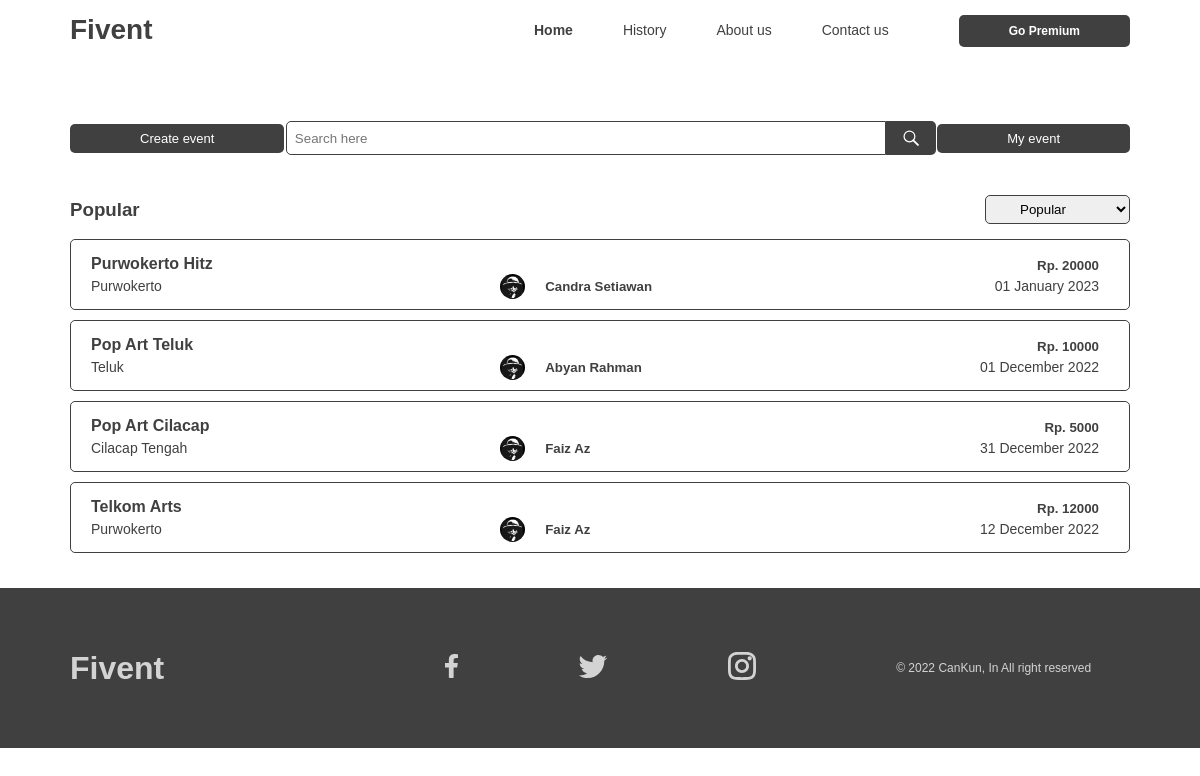
The app's page /after-LR/after-login.php with its own data.
### tables this page shows
CREATE TABLE `data_event` (
  `id_event` int(25) NOT NULL,
  `id_user` int(11) NOT NULL,
  `event_name` varchar(25) NOT NULL,
  `location` varchar(50) NOT NULL,
  `location_city` varchar(20) NOT NULL,
  `event_date` date NOT NULL,
  `event_desc` text NOT NULL,
  `event_terms` text NOT NULL,
  `price_ticket` double NOT NULL
);

CREATE TABLE `user_fivent` (
  `id_user` int(11) NOT NULL,
  `username` varchar(25) NOT NULL,
  `email` varchar(30) NOT NULL,
  `password` varchar(20) NOT NULL,
  `bio` text NOT NULL
);

### after-LR/after-login.php (the view, shortened to what this page needs)
<!DOCTYPE html>
<html lang="en">
<head>
    <link rel="stylesheet" href="../style.css?version=<?php echo filemtime('../style.css'); ?>">
</head>
<body>
    <?php
    $id = $_GET['id'];
    ?>
    <nav>
        <div class="wrapper">
            <div class="logo"><a href="#">Fivent</a></div>
            <div class="menu">
                <ul>
                    <li><a href="after-login.php?id=<?php echo $id?>"><b>Home</b></a></li>
                    <li><a href="history_.php?id=<?php echo $id?>">History</a></li>
                    <li><a href="about_.php?id=<?php echo $id?>">About us</a></li>
                    <li><a href="contact_.php?id=<?php echo $id?>">Contact us</a></li>
                    <a href="../gopremium-page.php" class="go-premium-button">Go Premium</a>
                </ul>
            </div>
        </div>
    </nav>
    <section>
        <div class="wrapper-home">
            <div class="subwrapper-home">
            <?php
            $id = $_GET['id'];
            ?>
            </div>
            <div class="subwrapper-home">
                <form method="post">
                    <div class="container-action">
                        <a href="create-event.php?id=<?php echo $id; ?>">Create event</a>
                        <div class="field-search">
                            <input class="fieldsearch" type="search" name="kata_cari" value="" id="" placeholder="Search here">
                            <button class="search-button">
                            </button>
                        </div>
                        <a href="myevent.php?id=<?php echo $id;?>">My event</a>
                    </div>
                </form>
            </div>
            <div class="subwrapper-home">
                <div class="container-listevent">
                    <div class="wrapper-head-listevent">
                        <h3>Popular</h3>
                        <select name="" id="">
                            <option value="popular">Popular</option>
                        </select>
                    </div>
                </div>
                <div class="container-listevent">
                    <div class="container-eventhome">
                        <?php
                        include "koneksi.php";
                        $query = "SELECT * FROM data_event";
                        $result = mysqli_query($koneksi, $query);
                        while($d = mysqli_fetch_assoc($result)){
                            $date_v = $d['event_date'];
                            $date_v2 = new DateTime($date_v);
                            $date_formated = date_format($date_v2, 'd F Y');
                            $id_event = $d['id_event'];
                            $id_owner = $d['id_user'];
                            $query_nested = "SELECT * FROM user_fivent WHERE id_user = '$id_owner'";
                            $d_owner_ = mysqli_query($koneksi, $query_nested);
                            $d_owner = mysqli_fetch_assoc($d_owner_);
                        ?>
                        <a href="detailevent.php?id=<?php echo $id?>&id_event=<?php echo $id_event?>">
                            <div class="sub-container-eventhome">
                                <span>
                                    <h4><?php echo $d['event_name']?></h4>
                                    <p><?php echo $d['location_city']?></p>
                                </span>
                                <div class="account-listevent">
                                    <img src="../assets/img/Profile-otheruser.jpg" alt="Other user img profile">
                                    <h5><?php echo $d_owner['username']?></h5>
                                </div>
                                <span style="text-align: right;">
                                    <h5>Rp. <?php echo $d['price_ticket']?></h5>
                                    <p><?php echo $date_formated?></p>
                                </span>
                            </div>
                        </a>
                        <?php
                        }
                        ?>
                    </div>
                </div>
            </div>
        </div>
    </section>
    <footer>
        <div class="wrapper-footer">
            <h1>Fivent</h1>
            <span>
                <a href="https://www.facebook.com/chandra.setyawan.7146/">
                </a>
                <a href="">
                </a>
                <a href="https://www.instagram.com/can_setiawan/">
                </a>
            </span>
            <p>© 2022 CanKun, In All right reserved</p>
        </div>
    </footer>
</body>
</html>

### style.css (style rules this page uses)
* { text-decoration: none; box-sizing: border-box; margin: 0px; padding: 0px; font-family: 'Poppins', sans-serif; }
body { margin: 0px; padding: 0px; -ms-overflow-style: none; }
.wrapper { background-color: white; padding: 0px 70px; width: 100%; margin: auto; position: relative; }
.logo a { font-size: 28px; font-weight: 800; float: left; color: #404040; }
.menu { float: right; }
nav { width: 100%; margin: auto; display: flex; top: 0; line-height: 60px; background-color: white; z-index: 1; }
nav ul { margin: 0; padding: 0; list-style: none; overflow: hidden; }
nav ul li { float: left; }
nav ul li a { font-size: 14px; color: #404040; text-align: center; padding-left: 50px; text-decoration: none; }
button { cursor: pointer; }
.go-premium-button { margin-left: 70px; font-size: 12px; color: white; background-color: #404040; border: none; border-radius: 5px; font-weight: bold; padding: 9px 50px; }
span { margin-right: 10px; }
footer { background-color: #404040; width: 100%; padding: 0px 70px; bottom: 0px; }
.wrapper-footer { position: relative; display: flex; justify-content: center; align-items: center; width: 100%; height: 20vh; }
.wrapper-footer h1 { width: 100%; display: flex; color: #D3D3D3; float: left; }
.wrapper-footer span { position: absolute; width: 100%; display: flex; align-items: center; justify-content: center; left: 0; }
.wrapper-footer svg { margin: 0px 60px; }
.wrapper-footer svg { cursor: pointer; }
.wrapper-footer p { color: #D3D3D3; width: 300px; font-size: 12px; float: left; }
.sub-container-history-2 h4, h5 { color: #404040; }
.wrapper-home { width: 100%; height: auto; }
.subwrapper-home { width: 100%; padding: 20px 70px; }
.container-action { width: 100%; display: flex; align-items: center; justify-content: space-between; }
.container-action a { background-color: #404040; padding: 7px 70px; color: white; border-radius: 5px; font-weight: 500; font-size: 13px; }
.field-search { width: auto; display: flex; align-items: center; }
.fieldsearch { border: 1.5px solid #404040; border-radius: 5px 0px 0px 5px; padding: 0px 8px; width: 600px; height: 34px; }
.search-button { display: flex; align-items: center; justify-content: center; width: 50px; height: 34px; background-color: #404040; border-radius: 0px 5px 5px 0px; border: none; }
.container-listevent { width: 100%; }
.wrapper-head-listevent { display: flex; align-items: center; justify-content: space-between; }
.container-listevent h3 { color: #404040; }
.wrapper-head-listevent select { padding: 5px 30px; border: 1.5px solid #404040; border-radius: 5px; }
.container-eventhome { margin: 15px 0px; }
.sub-container-eventhome { color: #404040; width: 100%; height: auto; padding: 10px 20px; border-radius: 5px; border: 1.5px solid #404040; display: flex; align-items: flex-end; justify-content: space-between; margin: 10px 0px; }
.sub-container-eventhome h4, h5 { margin: 5px 0px; color: #404040; }
.sub-container-eventhome p { margin: 5px 0px; color: #404040; font-size: 14px; }
.sub-container-eventhome span { width: 400px; }
.account-listevent img { width: 25px; border-radius: 50%; margin-right: 20px; }
.account-listevent { text-align: right; display: flex; align-items: center; width: 200px; }
.container-myevent h2, h4, h5, p { color: #404040; }

### records on screen
data_event: event_name "Purwokerto Hitz", location_city "Purwokerto", id_user.username "Candra Setiawan", price_ticket "20000", event_date "01 January 2023"
data_event: event_name "Pop Art Teluk", location_city "Teluk", id_user.username "Abyan Rahman", price_ticket "10000", event_date "01 December 2022"
data_event: event_name "Pop Art Cilacap", location_city "Cilacap Tengah", id_user.username "Faiz Az", price_ticket "5000", event_date "31 December 2022"
data_event: event_name "Telkom Arts", location_city "Purwokerto", id_user.username "Faiz Az", price_ticket "12000", event_date "12 December 2022"
